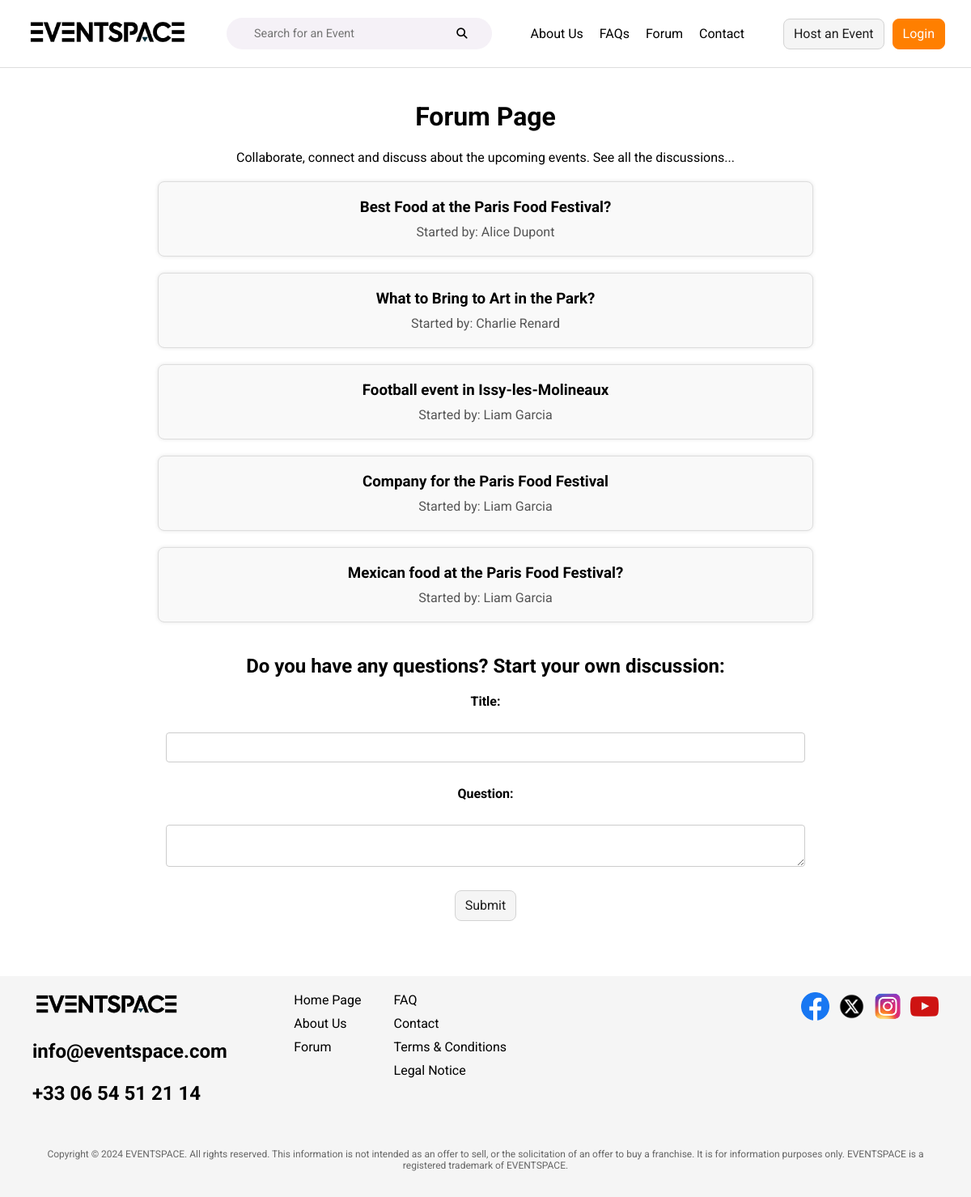
Page /server/pages/forum.php on the earlier database version.
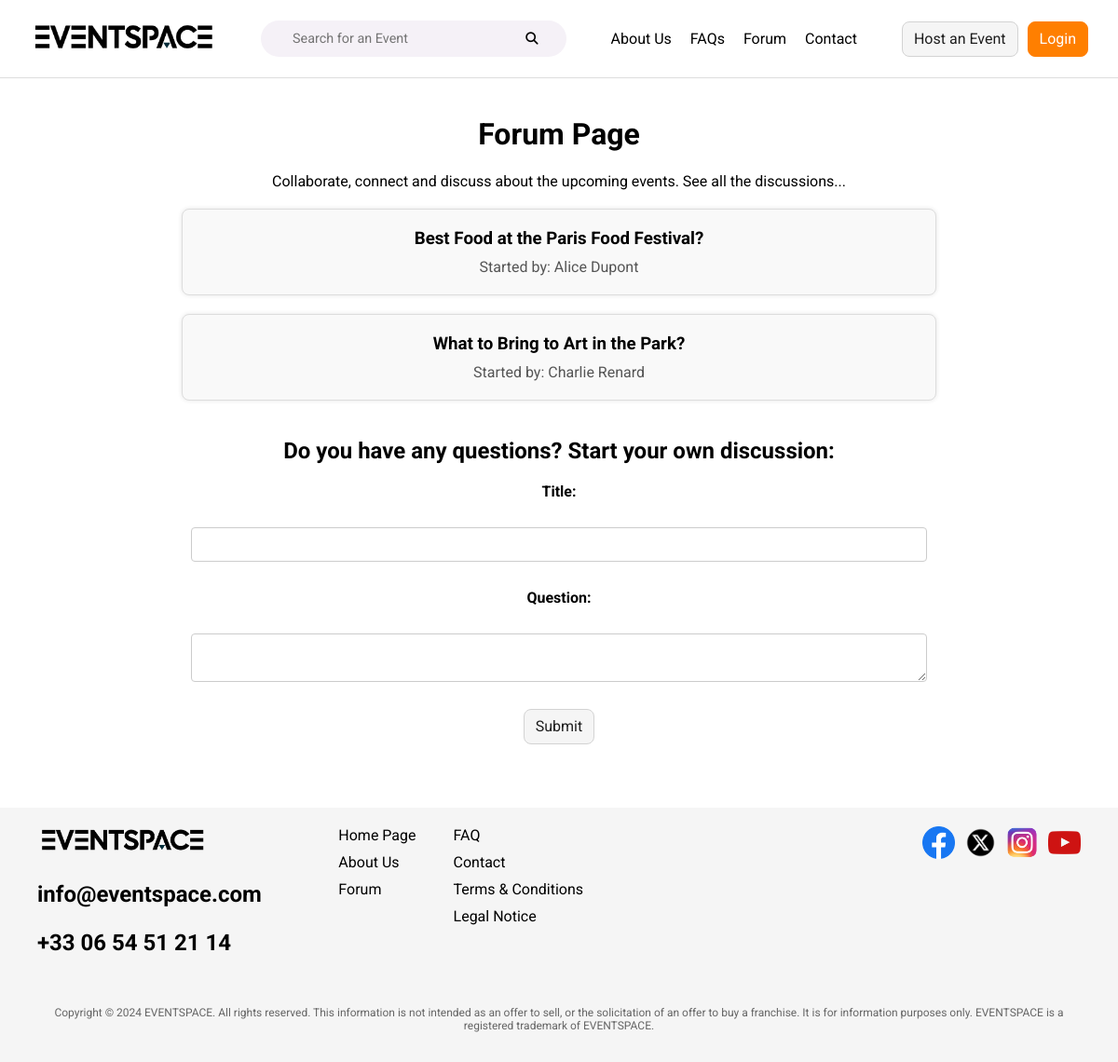
Same page on the later database version.
### tables this page shows
CREATE TABLE `forumdiscussion` (
  `id` int(11) NOT NULL,
  `title` varchar(100) NOT NULL,
  `idUser` int(11) DEFAULT NULL
);

### server/pages/forum.php (the view, shortened to what this page needs)
<?php
include '../db_connection.php';
$sql = "SELECT forumdiscussion.id, forumdiscussion.title, CONCAT(user.firstName, ' ', user.lastName) AS 'User'
        FROM forumdiscussion
        INNER JOIN user ON forumdiscussion.idUser = user.id";
$result = $conn->query($sql);
$discussions = [];
if ($result->num_rows > 0) {
    while ($row = $result->fetch_assoc()) {
        $discussions[] = $row;
    }
}
?>
<?php include_once '../components/header.php'; ?>
<main >
    <div class="forum-container">
        <h1 class="text-center">Forum Page</h1>
        <p class="text-center">Collaborate, connect and discuss about the upcoming events. See all the discussions...</p>
        <section class="discussions">
            <?php foreach ($discussions as $discussion): ?>
                <a href="discussion.php?id=<?php echo htmlspecialchars($discussion['id']); ?>" class="discussion-link">
                    <div class="discussion-item">
                        <h3><?php echo htmlspecialchars($discussion['title']); ?></h3>
                        <p>Started by: <?php echo htmlspecialchars($discussion['User']); ?></p>
                    </div>
                </a>
            <?php endforeach; ?>
        </section>
        <section class="add-discussion">
            <h2>Do you have any questions? Start your own discussion:</h2>
            <form method="POST" action="">
                <label for="title">Title:</label><br>
                <input type="text" id="title" name="title" required><br>
                <label for="question">Question:</label><br>
                <textarea id="question" name="question" required></textarea><br>
                <button class="btn" type="submit" name="new-discussion">Submit</button>
            </form>
        </section>
    </div>
</main>
<?php include_once '../components/footer.php'; ?>
</body>
</html>

Differences in the rows shown:
removed forumdiscussion: title "Football event in Issy-les-Molineaux", User "Liam Garcia"
removed forumdiscussion: title "Company for the Paris Food Festival", User "Liam Garcia"
removed forumdiscussion: title "Mexican food at the Paris Food Festival?", User "Liam Garcia"
